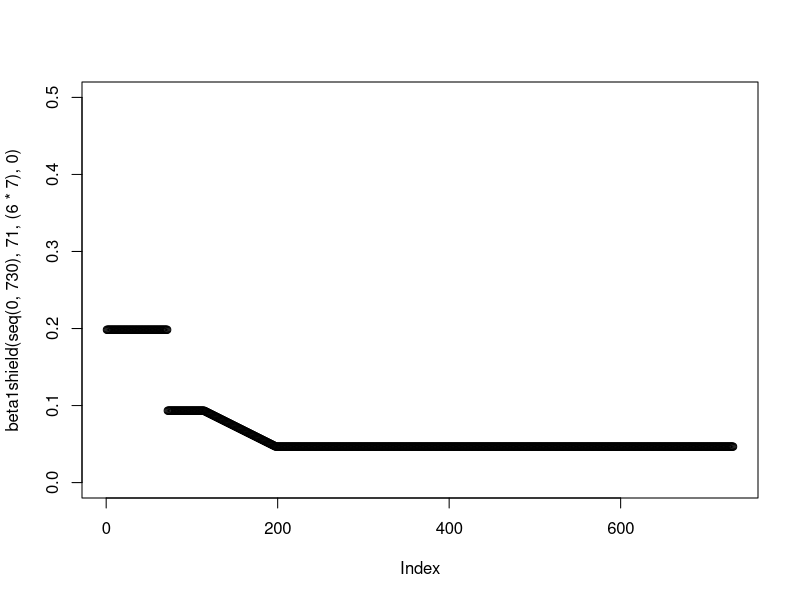
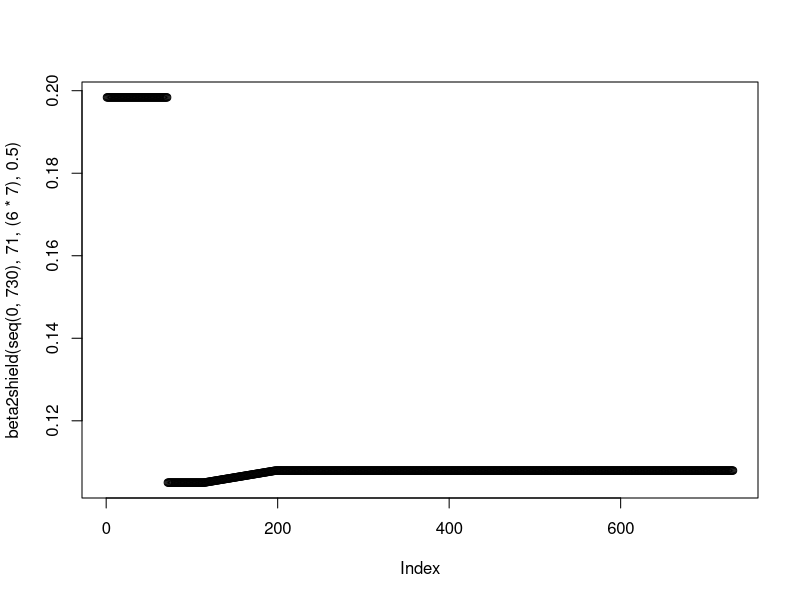
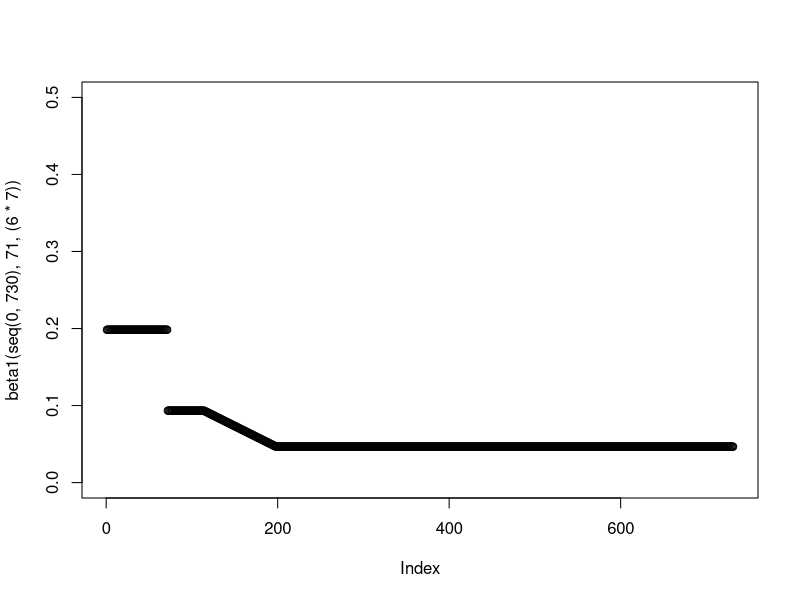
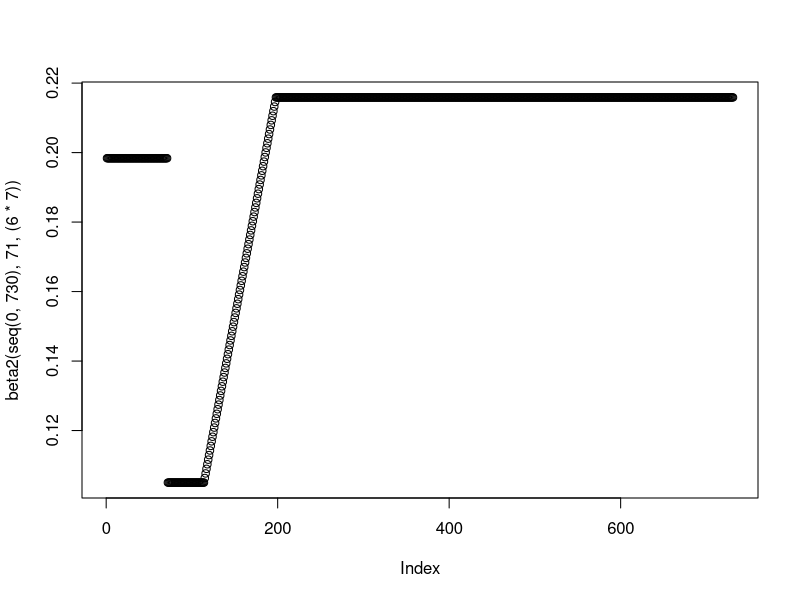
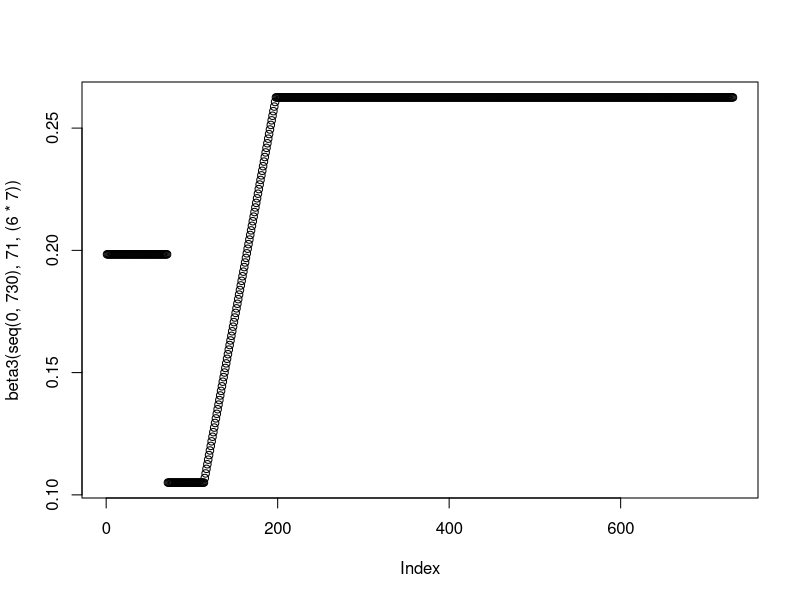
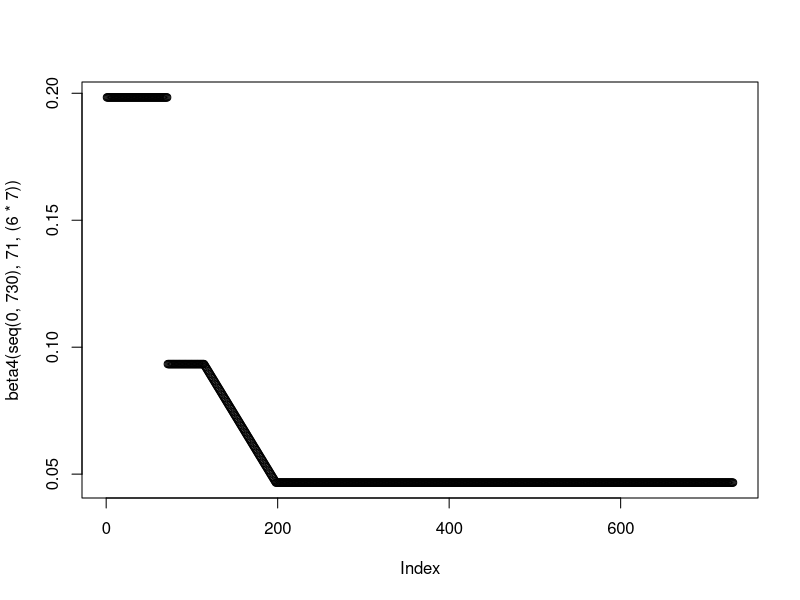

Source code (R) for these figures, in order: (Note: this script raises an error after producing the figures.)
setwd("C:/Users/amorg/Documents/PhD/nCoV Work/Figures/Enhanced Shielding/New") # This is where the plots Output
rm(list=ls())
library("deSolve"); library("ggplot2"); library("ggpubr"); library("reshape2"); library("Cairo")

#### Model Functions - Generation Time + Betas + ODEs ####
#Function for the generation time/(1/gamma) parameter
GenTime <- function(T2, R0) {
  G = T2 * ((R0-1)/log(2))
  return(G)
}

#Beta(t) Functions - Modelling the Intervention - Testing scales the betas FROM Shielders
beta1shield <- function(time, tstart1, tdur,test) {
  gamma <- 1/(GenTime(3.3,2.8))
  beta1_2 <- 0.4*(gamma)*(1-test)
  betalin <- approxfun(x=c(tstart1+tdur, tstart1+tdur+(12*7)), y = c(0.8*(gamma), beta1_2), method="linear", rule  =2)
  ifelse((time >= tstart1 & time <= tstart1+tdur), #Phase 2
         0.8*(gamma),
         ifelse((time >= tstart1+tdur & time <= tstart1+tdur+(12*7)), #Phase 3
                betalin(time),
                ifelse((time >= tstart1+tdur+(12*7) & time <= 730),
                       beta1_2,
                       1.7*(gamma))))}
plot(beta1shield(seq(0,730), 71, (6*7), 0), ylim = c(0,0.5))

beta2shield <- function(time, tstart1, tdur,test) {
  gamma <- 1/(GenTime(3.3,2.8))
  beta1_2 <- 1.85*gamma*(1-test)
  betalin <- approxfun(x=c(tstart1+tdur, tstart1+tdur+(12*7)), y = c(0.9*(gamma), beta1_2), method="linear", rule  =2)
  ifelse((time >= tstart1 & time <= tstart1+tdur), #Phase 2
         0.9*(gamma),
         ifelse((time >= tstart1+tdur & time <= tstart1+tdur+(12*7)), #Phase 3
                betalin(time),
                ifelse((time >= tstart1+tdur+(12*7) & time <= 730),
                       beta1_2,
                       1.7*(gamma))))}
plot(beta2shield(seq(0,730), 71, (6*7), 0.5))

beta1 <- function(time, tstart1, tdur) {
  gamma <- 1/(GenTime(3.3,2.8))
  beta1_2 <- 0.4*(gamma)
  betalin <- approxfun(x=c(tstart1+tdur, tstart1+tdur+(12*7)), y = c(0.8*(gamma), beta1_2), method="linear", rule  =2)
  ifelse((time >= tstart1 & time <= tstart1+tdur), #Phase 2
         0.8*(gamma),
         ifelse((time >= tstart1+tdur & time <= tstart1+tdur+(12*7)), #Phase 3
                betalin(time),
                ifelse((time >= tstart1+tdur+(12*7) & time <= 730),
                       beta1_2,
                       1.7*(gamma))))}
plot(beta1(seq(0,730), 71, (6*7)), ylim = c(0,0.5))

beta2 <- function(time, tstart1, tdur) {
  gamma <- 1/(GenTime(3.3,2.8))
  beta1_2 <- 1.85*gamma
  betalin <- approxfun(x=c(tstart1+tdur, tstart1+tdur+(12*7)), y = c(0.9*(gamma), beta1_2), method="linear", rule  =2)
  ifelse((time >= tstart1 & time <= tstart1+tdur), #Phase 2
         0.9*(gamma),
         ifelse((time >= tstart1+tdur & time <= tstart1+tdur+(12*7)), #Phase 3
                betalin(time),
                ifelse((time >= tstart1+tdur+(12*7) & time <= 730),
                       beta1_2,
                       1.7*(gamma))))}
plot(beta2(seq(0,730), 71, (6*7)))

beta3 <- function(time, tstart1, tdur) {
  gamma <- 1/(GenTime(3.3,2.8))
  beta1_2 <- 2.25*gamma
  betalin <- approxfun(x=c(tstart1+tdur, tstart1+tdur+(12*7)), y = c(0.9*(gamma), beta1_2), method="linear", rule  =2)
  ifelse((time >= tstart1 & time <= tstart1+tdur), #Phase 2
         0.9*(gamma),
         ifelse((time >= tstart1+tdur & time <= tstart1+tdur+(12*7)), #Phase 3
                betalin(time),
                ifelse((time >= tstart1+tdur+(12*7) & time <= 730),
                       beta1_2,
                       1.7*(gamma))))}
plot(beta3(seq(0,730), 71, (6*7)))

beta4 <- function(time,tstart1,tdur) {
  gamma <- 1/(GenTime(3.3,2.8))
  beta1_2 <- 0.4*(gamma) 
  betalin <- approxfun(x=c(tstart1+tdur, tstart1+tdur+(12*7)), y = c(0.8*(gamma), beta1_2), method="linear", rule  =2)
  ifelse((time >= tstart1 & time <= tstart1+tdur), #Phase 2
         0.8*(gamma),
         ifelse((time >= tstart1+tdur & time <= tstart1+tdur+(12*7)), #Phase 3
                betalin(time),
                ifelse((time >= tstart1+tdur+(12*7) & time <= 730),
                       beta1_2,
                       1.7*(gamma))))}
plot(beta4(seq(0,730), 71, (6*7)))

#ODEs - New Shielded Betas now come into play
SIRS <- function(time, state, parameters) {
  with(as.list(c(state, parameters)), {
    beta1shield <- beta1shield(time,tstart1,tdur,test)
    beta2shield <- beta2shield(time,tstart1,tdur,test)
    beta1 <- beta1(time,tstart1,tdur)
    beta2 <- beta2(time,tstart1,tdur)
    beta3 <- beta3(time,tstart1,tdur)
    beta4 <- beta4(time,tstart1,tdur)
    
    dSv = - beta1*Iv*Sv - beta1shield*Is*Sv - beta4*Ir1*Sv - beta4*Ir2*Sv - beta4*Ir3*Sv + zeta*Rv
    dSs = - beta1*Iv*Ss - beta1shield*Is*Ss - beta2*Ir1*Ss - beta2*Ir2*Ss - beta2*Ir3*Ss + zeta*Rs
    dSr1 = - beta4*Iv*Sr1 - beta2shield*Is*Sr1 - beta3*Ir1*Sr1 - beta3*Ir2*Sr1 - beta3*Ir3*Sr1 + zeta*Rr1
    dSr2 = - beta4*Iv*Sr2 - beta2shield*Is*Sr2 - beta3*Ir1*Sr2 - beta3*Ir2*Sr2 - beta3*Ir3*Sr2 + zeta*Rr2
    dSr3 = - beta4*Iv*Sr3 - beta2shield*Is*Sr3 - beta3*Ir1*Sr3 - beta3*Ir2*Sr3 - beta3*Ir3*Sr3 + zeta*Rr3
    
    dIv = beta1*Iv*Sv + beta1shield*Is*Sv + beta4*Ir1*Sv + beta4*Ir2*Sv + beta4*Ir3*Sv - gamma*Iv
    dIs = beta1*Iv*Ss + beta1shield*Is*Ss + beta2*Ir1*Ss + beta2*Ir2*Ss + beta2*Ir3*Ss - gamma*Is
    dIr1 = beta4*Iv*Sr1 + beta2shield*Is*Sr1 + beta3*Ir1*Sr1 + beta3*Ir2*Sr1 + beta3*Ir3*Sr1 - gamma*Ir1
    dIr2 = beta4*Iv*Sr2 + beta2shield*Is*Sr2 + beta3*Ir1*Sr2 + beta3*Ir2*Sr2 + beta3*Ir3*Sr2 - gamma*Ir2
    dIr3 = beta4*Iv*Sr3 + beta2shield*Is*Sr3 + beta3*Ir1*Sr3 + beta3*Ir2*Sr3 + beta3*Ir3*Sr3 - gamma*Ir3
    
    dRv = gamma*Iv - zeta*Rv 
    dRs = gamma*Is - zeta*Rs
    dRr1 = gamma*Ir1 - zeta*Rr1
    dRr2 = gamma*Ir2 - zeta*Rr2
    dRr3 = gamma*Ir3 - zeta*Rr3

    return(list(c(dSv, dSs, dSr1, dSr2, dSr3,
                  dIv, dIs, dIr1, dIr2, dIr3,
                  dRv, dRs, dRr1, dRr2, dRr3)))
  })
}

#### Baseline Parameters ####
init <- c(Sv = 0.2 - 0.0001*0.2, Ss = 0.2 - 0.0001*0.2, 
          Sr1 = 0.2 - 0.0001*0.2, Sr2 = 0.2 - 0.0001*0.2, Sr3 = 0.2 - 0.0001*0.2,
          Iv = 0.0001*0.2, Is = 0.0001*0.2, Ir1 = 0.0001*0.2, Ir2 = 0.0001*0.2, Ir3 = 0.0001*0.2,   
          Rv= 0, Rs = 0, Rr1 = 0, Rr2 = 0, Rr3 = 0)
times <- seq(0, 478, by = 1)

phase1 <- data.frame(xmin=0, xmax=71, ymin=-Inf, ymax=Inf, name = "P1")
phase2 <- data.frame(xmin=71, xmax=71+(6*7), ymin=-Inf, ymax=Inf, name = "P2")
phase3 <- data.frame(xmin=71+(6*7), xmax=71+(6*7)+(12*7), ymin=-Inf, ymax=Inf, name = "P3")
phase4 <- data.frame(xmin=71+(6*7)+(12*7), xmax=Inf, ymin=-Inf, ymax=Inf, name = "P4")

#### Running the Model - The Efficacy of Shielder Testing ####

testingeff <- seq(0, 1, by = 0.25)
testingeffdata <- data.frame(matrix(nrow = 0, ncol = 15))

for(i in 1:length(testingeff)) {
  parms = c(gamma = 1/(GenTime(3.3,2.8)), 
            zeta = 1/365,
            tstart1 = 71, 
            tdur = 6*7,
            test = testingeff[i]) 
  out1 <- data.frame(ode(y = init, func = SIRS, times = times, parms = parms))
  out1$RemS <- out1$Sr1 + out1$Sr2 + out1$Sr3
  out1$RemI <- out1$Ir1 + out1$Ir2 + out1$Ir3
  out1$RemR <- out1$Rr1 + out1$Rr2 + out1$Rr3
  out1 <- out1[, -grep("Sr|Ir|Rr", names(out1))]
  out1[,2:7] <- out1[,2:7]/0.2
  out1[,8:10] <- out1[,8:10]/0.6
  out1$testingeff <- testingeff[i]
  testingeffdata <- rbind(out1, testingeffdata)
}

colnames(testingeffdata) <- c("Time", "Suscv", "Suscs", "Infected_Iv", "Infected_Is", "Recovv", "Recovs", 
                          "RemSusc", "RemInf", "RemRecov","TestingEff")

# Testing Efficacy - 0% (100% Of Original Beta)

statsinfecv <- melt(testingeffdata[testingeffdata$TestingEff == 0,], id.vars = c("Time"), 
                    measure.vars = c("Infected_Iv", "Infected_Is", "RemInf"))
statsinfecv$variable <- factor(statsinfecv$variable, levels=rev(levels(statsinfecv$variable)))

pinfbase <- ggplot(data = statsinfecv, aes(x = (Time), y = value, col = variable))  + theme_bw() +
  labs(x ="Time (Days)", y = "Proportion Infected", color = "Population") + scale_y_continuous(limits = c(0,0.075), expand = c(0,0)) +
  theme(legend.position = "none", legend.title = element_blank(), legend.text=element_text(size=14),  axis.text=element_text(size=14),
        axis.title.y=element_text(size=14),axis.title.x = element_blank(), 
        legend.spacing.x = unit(0.3, 'cm'), plot.margin=unit(c(0.7,0.7,0.8,0.8),"cm")) + scale_x_continuous(expand = c(0, 0)) + 
  scale_color_manual(values=c('blue','darkgreen','red'), labels= c("General", "Shielders", "Vulnerable")) +
  geom_rect(data=phase2, aes(xmin=xmin, xmax=xmax, ymin=ymin, ymax=ymax), fill="grey", alpha=0.5, inherit.aes = FALSE) +
  geom_rect(data=phase3, aes(xmin=xmin, xmax=xmax, ymin=ymin, ymax=ymax), fill="grey", alpha=0.35, inherit.aes = FALSE) +
  geom_rect(data=phase4, aes(xmin=xmin, xmax=xmax, ymin=ymin, ymax=ymax), fill="grey", alpha=0.5, inherit.aes = FALSE) +
  geom_text(data = phase1, aes(x = xmin, y = 0.065, label = name),inherit.aes = FALSE, size = 8, vjust = 0, hjust = 0, nudge_x = 25) +
  geom_text(data = phase2, aes(x = xmin, y = 0.065, label = name),inherit.aes = FALSE, size = 8, vjust = 0, hjust = 0, nudge_x = 8) +
  geom_text(data = phase3, aes(x = xmin, y = 0.065, label = name),inherit.aes = FALSE, size = 8, vjust = 0, hjust = 0, nudge_x = 30) +
  geom_text(data = phase4, aes(x = xmin, y = 0.065, label = name),inherit.aes = FALSE, size = 8, vjust = 0, hjust = 0, nudge_x = 125) +
  geom_line(size = 1.02, stat = "identity")

# Testing Efficacy - 25% (75% Of Original Beta)

statsinfecv <- melt(testingeffdata[testingeffdata$TestingEff == 0.25,], id.vars = c("Time"), 
                    measure.vars = c("Infected_Iv", "Infected_Is", "RemInf"))
statsinfecv$variable <- factor(statsinfecv$variable, levels=rev(levels(statsinfecv$variable)))

pinf75 <- ggplot(data = statsinfecv, aes(x = (Time), y = value, col = variable))  + theme_bw() +
  labs(x ="Time (Days)", y = "Proportion Infected", color = "Population") + scale_y_continuous(limits = c(0,0.075), expand = c(0,0)) +
  theme(legend.position = "none", legend.title = element_blank(), legend.text=element_text(size=14),  axis.text=element_text(size=14),
        axis.title.y=element_text(size=14),axis.title.x = element_blank(), 
        legend.spacing.x = unit(0.3, 'cm'), plot.margin=unit(c(0.7,0.7,0.8,0.8),"cm")) + scale_x_continuous(expand = c(0, 0)) + 
  scale_color_manual(values=c('blue','darkgreen','red'), labels= c("General", "Shielders", "Vulnerable")) +
  geom_rect(data=phase2, aes(xmin=xmin, xmax=xmax, ymin=ymin, ymax=ymax), fill="grey", alpha=0.5, inherit.aes = FALSE) +
  geom_rect(data=phase3, aes(xmin=xmin, xmax=xmax, ymin=ymin, ymax=ymax), fill="grey", alpha=0.35, inherit.aes = FALSE) +
  geom_rect(data=phase4, aes(xmin=xmin, xmax=xmax, ymin=ymin, ymax=ymax), fill="grey", alpha=0.5, inherit.aes = FALSE) +
  geom_text(data = phase1, aes(x = xmin, y = 0.065, label = name),inherit.aes = FALSE, size = 8, vjust = 0, hjust = 0, nudge_x = 25) +
  geom_text(data = phase2, aes(x = xmin, y = 0.065, label = name),inherit.aes = FALSE, size = 8, vjust = 0, hjust = 0, nudge_x = 8) +
  geom_text(data = phase3, aes(x = xmin, y = 0.065, label = name),inherit.aes = FALSE, size = 8, vjust = 0, hjust = 0, nudge_x = 30) +
  geom_text(data = phase4, aes(x = xmin, y = 0.065, label = name),inherit.aes = FALSE, size = 8, vjust = 0, hjust = 0, nudge_x = 125) +
  geom_line(size = 1.02, stat = "identity")

# Testing Efficacy - 50% (50% Of Original Beta)
statsinfecv <- melt(testingeffdata[testingeffdata$TestingEff == 0.5,], id.vars = c("Time"), 
                    measure.vars = c("Infected_Iv", "Infected_Is", "RemInf"))
statsinfecv$variable <- factor(statsinfecv$variable, levels=rev(levels(statsinfecv$variable)))

pinf50 <- ggplot(data = statsinfecv, aes(x = (Time), y = value, col = variable))  + theme_bw() +
  labs(x ="Time (Days)", y = "Proportion Infected", color = "Population") + scale_y_continuous(limits = c(0,0.075), expand = c(0,0)) +
  theme(legend.position = "none", legend.title = element_blank(), legend.text=element_text(size=14),  axis.text=element_text(size=14),
        axis.title.y=element_text(size=14),axis.title.x = element_blank(), 
        legend.spacing.x = unit(0.3, 'cm'), plot.margin=unit(c(0.7,0.7,0.8,0.8),"cm")) + scale_x_continuous(expand = c(0, 0)) + 
  scale_color_manual(values=c('blue','darkgreen','red'), labels= c("General", "Shielders", "Vulnerable")) +
  geom_rect(data=phase2, aes(xmin=xmin, xmax=xmax, ymin=ymin, ymax=ymax), fill="grey", alpha=0.5, inherit.aes = FALSE) +
  geom_rect(data=phase3, aes(xmin=xmin, xmax=xmax, ymin=ymin, ymax=ymax), fill="grey", alpha=0.35, inherit.aes = FALSE) +
  geom_rect(data=phase4, aes(xmin=xmin, xmax=xmax, ymin=ymin, ymax=ymax), fill="grey", alpha=0.5, inherit.aes = FALSE) +
  geom_text(data = phase1, aes(x = xmin, y = 0.065, label = name),inherit.aes = FALSE, size = 8, vjust = 0, hjust = 0, nudge_x = 25) +
  geom_text(data = phase2, aes(x = xmin, y = 0.065, label = name),inherit.aes = FALSE, size = 8, vjust = 0, hjust = 0, nudge_x = 8) +
  geom_text(data = phase3, aes(x = xmin, y = 0.065, label = name),inherit.aes = FALSE, size = 8, vjust = 0, hjust = 0, nudge_x = 30) +
  geom_text(data = phase4, aes(x = xmin, y = 0.065, label = name),inherit.aes = FALSE, size = 8, vjust = 0, hjust = 0, nudge_x = 125) +
  geom_line(size = 1.02, stat = "identity")

# Testing Efficacy - 75% (25% Of Original Beta)
statsinfecv <- melt(testingeffdata[testingeffdata$TestingEff == 0.75,], id.vars = c("Time"), 
                    measure.vars = c("Infected_Iv", "Infected_Is", "RemInf"))
statsinfecv$variable <- factor(statsinfecv$variable, levels=rev(levels(statsinfecv$variable)))

pinf25 <- ggplot(data = statsinfecv, aes(x = (Time), y = value, col = variable))  + theme_bw() +
  labs(x ="Time (Days)", y = "Proportion Infected", color = "Population") + scale_y_continuous(limits = c(0,0.075), expand = c(0,0)) +
  theme(legend.position = "none", legend.title = element_blank(), legend.text=element_text(size=14),  axis.text=element_text(size=14),
        axis.title.y=element_text(size=14),axis.title.x = element_text(size=14), 
        legend.spacing.x = unit(0.3, 'cm'), plot.margin=unit(c(0.7,0.7,0.3,0.8),"cm")) + scale_x_continuous(expand = c(0, 0)) + 
  scale_color_manual(values=c('blue','darkgreen','red'), labels= c("General", "Shielders", "Vulnerable")) +
  geom_rect(data=phase2, aes(xmin=xmin, xmax=xmax, ymin=ymin, ymax=ymax), fill="grey", alpha=0.5, inherit.aes = FALSE) +
  geom_rect(data=phase3, aes(xmin=xmin, xmax=xmax, ymin=ymin, ymax=ymax), fill="grey", alpha=0.35, inherit.aes = FALSE) +
  geom_rect(data=phase4, aes(xmin=xmin, xmax=xmax, ymin=ymin, ymax=ymax), fill="grey", alpha=0.5, inherit.aes = FALSE) +
  geom_text(data = phase1, aes(x = xmin, y = 0.065, label = name),inherit.aes = FALSE, size = 8, vjust = 0, hjust = 0, nudge_x = 25) +
  geom_text(data = phase2, aes(x = xmin, y = 0.065, label = name),inherit.aes = FALSE, size = 8, vjust = 0, hjust = 0, nudge_x = 8) +
  geom_text(data = phase3, aes(x = xmin, y = 0.065, label = name),inherit.aes = FALSE, size = 8, vjust = 0, hjust = 0, nudge_x = 30) +
  geom_text(data = phase4, aes(x = xmin, y = 0.065, label = name),inherit.aes = FALSE, size = 8, vjust = 0, hjust = 0, nudge_x = 125) +
  geom_line(size = 1.02, stat = "identity")

# Testing Efficacy - 0% (0% Of Original Beta)
statsinfecv <- melt(testingeffdata[testingeffdata$TestingEff == 1,], id.vars = c("Time"), 
                    measure.vars = c("Infected_Iv", "Infected_Is", "RemInf"))
statsinfecv$variable <- factor(statsinfecv$variable, levels=rev(levels(statsinfecv$variable)))

pinf0 <- ggplot(data = statsinfecv, aes(x = (Time), y = value, col = variable))  + theme_bw() +
  labs(x ="Time (Days)", y = "Proportion Infected", color = "Population") + scale_y_continuous(limits = c(0,0.075), expand = c(0,0)) +
  theme(legend.position = "none", legend.title = element_blank(), legend.text=element_text(size=14),  axis.text=element_text(size=14),
        axis.title.y=element_text(size=14),axis.title.x = element_text(size=14), 
        legend.spacing.x = unit(0.3, 'cm'), plot.margin=unit(c(0.7,0.7,0.3,0.8),"cm")) + scale_x_continuous(expand = c(0, 0)) + 
  scale_color_manual(values=c('blue','darkgreen','red'), labels= c("General", "Shielders", "Vulnerable")) +
  geom_rect(data=phase2, aes(xmin=xmin, xmax=xmax, ymin=ymin, ymax=ymax), fill="grey", alpha=0.5, inherit.aes = FALSE) +
  geom_rect(data=phase3, aes(xmin=xmin, xmax=xmax, ymin=ymin, ymax=ymax), fill="grey", alpha=0.35, inherit.aes = FALSE) +
  geom_rect(data=phase4, aes(xmin=xmin, xmax=xmax, ymin=ymin, ymax=ymax), fill="grey", alpha=0.5, inherit.aes = FALSE) +
  geom_text(data = phase1, aes(x = xmin, y = 0.065, label = name),inherit.aes = FALSE, size = 8, vjust = 0, hjust = 0, nudge_x = 25) +
  geom_text(data = phase2, aes(x = xmin, y = 0.065, label = name),inherit.aes = FALSE, size = 8, vjust = 0, hjust = 0, nudge_x = 8) +
  geom_text(data = phase3, aes(x = xmin, y = 0.065, label = name),inherit.aes = FALSE, size = 8, vjust = 0, hjust = 0, nudge_x = 30) +
  geom_text(data = phase4, aes(x = xmin, y = 0.065, label = name),inherit.aes = FALSE, size = 8, vjust = 0, hjust = 0, nudge_x = 125) +
  geom_line(size = 1.02, stat = "identity")

#### Plotting for Fig 5 #### 
#Need to Redo This Plot for the x-Axis Labels
pinf01 <- ggplot(data = statsinfecv, aes(x = (Time), y = value, col = variable))  + theme_bw() +
  labs(x ="Time (Days)", y = "Proportion Infected", color = "Population") + scale_y_continuous(limits = c(0,0.075), expand = c(0,0)) +
  theme(legend.position = "none", legend.title = element_blank(), legend.text=element_text(size=14),  axis.text=element_text(size=14),
        axis.title.y=element_text(size=14),axis.title.x = element_text(size=14), 
        legend.spacing.x = unit(0.3, 'cm'), plot.margin=unit(c(0.7,0.7,0.8,0.8),"cm")) + scale_x_continuous(expand = c(0, 0)) + 
  scale_color_manual(values=c('blue','darkgreen','red'), labels= c("General", "Shielders", "Vulnerable")) +
  geom_rect(data=phase2, aes(xmin=xmin, xmax=xmax, ymin=ymin, ymax=ymax), fill="grey", alpha=0.5, inherit.aes = FALSE) +
  geom_rect(data=phase3, aes(xmin=xmin, xmax=xmax, ymin=ymin, ymax=ymax), fill="grey", alpha=0.35, inherit.aes = FALSE) +
  geom_rect(data=phase4, aes(xmin=xmin, xmax=xmax, ymin=ymin, ymax=ymax), fill="grey", alpha=0.5, inherit.aes = FALSE) +
  geom_text(data = phase1, aes(x = xmin, y = 0.065, label = name),inherit.aes = FALSE, size = 8, vjust = 0, hjust = 0, nudge_x = 25) +
  geom_text(data = phase2, aes(x = xmin, y = 0.065, label = name),inherit.aes = FALSE, size = 8, vjust = 0, hjust = 0, nudge_x = 8) +
  geom_text(data = phase3, aes(x = xmin, y = 0.065, label = name),inherit.aes = FALSE, size = 8, vjust = 0, hjust = 0, nudge_x = 30) +
  geom_text(data = phase4, aes(x = xmin, y = 0.065, label = name),inherit.aes = FALSE, size = 8, vjust = 0, hjust = 0, nudge_x = 125) +
  geom_line(size = 1.02, stat = "identity")

#Plotting All 5 Plots 

plot <- ggarrange(pinfbase, pinf75, pinf50, pinf25,pinf0, nrow = 3, ncol = 2, heights = c(0.5), font.label = c(size = 20),
                  labels = c("A", "B", "C", "D", "E"), common.legend = TRUE, legend = "bottom")

#Plotting Just 3 Plots 

plotlim <- ggarrange(pinfbase, NULL, pinf50, NULL, pinf01, 
                  nrow = 5, ncol =1, align = "v", 
                  heights = c(0.5, -0.03, 0.5,-0.05, 0.6), 
                  font.label = c(size = 20),labels = c("A", "", "B", "", "C"),
                  common.legend = TRUE, legend = "bottom")

#Anti-Aliasing in Plots - Can Ignore 
setwd("C:/Users/amorg/Documents/PhD/nCoV Work/Figures/Enhanced Shielding/New")
ggsave(plot, filename = "Fig12_All.png", dpi = 300, type = "cairo",
       width = 14, height = 10, units = "in")


setwd("C:/Users/amorg/Documents/PhD/nCoV Work/Figures/Enhanced Shielding/New")
ggsave(plotlim, filename = "Fig12.png", dpi = 300, type = "cairo",
       width = 8.5, height = 11, units = "in")
